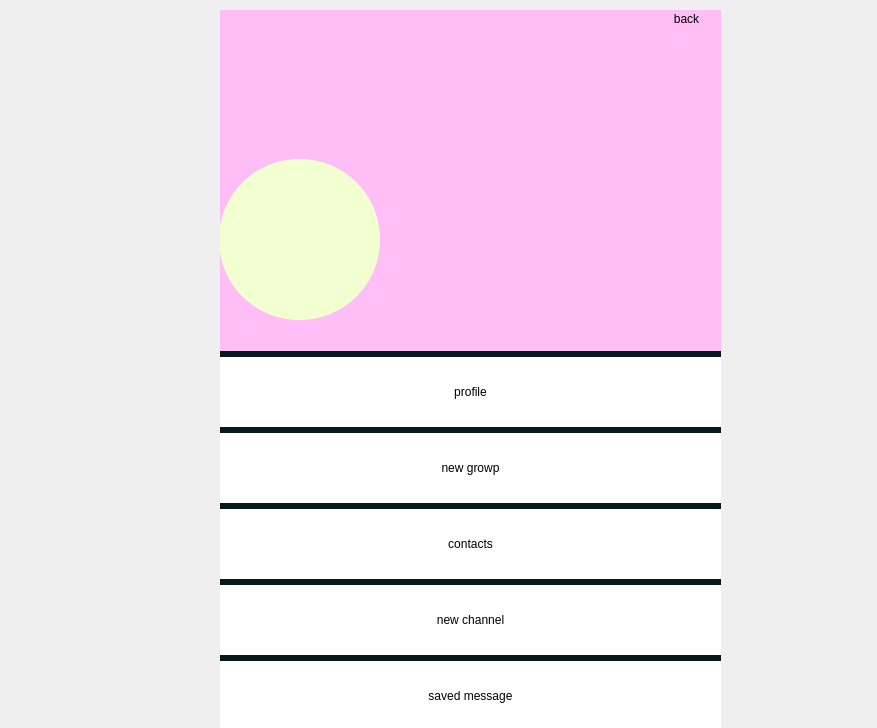
<?xml version="1.0" encoding="UTF-8"?>
<ui version="4.0">
 <class>setting</class>
 <widget class="QDialog" name="setting">
  <property name="geometry">
   <rect>
    <x>0</x>
    <y>0</y>
    <width>877</width>
    <height>728</height>
   </rect>
  </property>
  <property name="windowTitle">
   <string>Dialog</string>
  </property>
  <widget class="QWidget" name="widget" native="true">
   <property name="geometry">
    <rect>
     <x>220</x>
     <y>10</y>
     <width>501</width>
     <height>721</height>
    </rect>
   </property>
   <property name="styleSheet">
    <string notr="true">border:none;background-color: rgb(6, 25, 29);</string>
   </property>
   <layout class="QVBoxLayout" name="verticalLayout">
    <item>
     <widget class="QGroupBox" name="groupBox">
      <property name="styleSheet">
       <string notr="true">background-color: rgb(255, 190, 246);</string>
      </property>
      <property name="title">
       <string/>
      </property>
      <widget class="QWidget" name="gridLayoutWidget">
       <property name="geometry">
        <rect>
         <x>-1</x>
         <y>-1</y>
         <width>371</width>
         <height>311</height>
        </rect>
       </property>
       <layout class="QGridLayout" name="gridLayout">
        <item row="0" column="0">
         <spacer name="verticalSpacer_2">
          <property name="orientation">
           <enum>Qt::Vertical</enum>
          </property>
          <property name="sizeHint" stdset="0">
           <size>
            <width>20</width>
            <height>40</height>
           </size>
          </property>
         </spacer>
        </item>
        <item row="1" column="0">
         <widget class="QPushButton" name="pushButton">
          <property name="minimumSize">
           <size>
            <width>161</width>
            <height>161</height>
           </size>
          </property>
          <property name="styleSheet">
           <string notr="true">background-color: rgb(242, 255, 208);border-radius:80px</string>
          </property>
          <property name="text">
           <string/>
          </property>
         </widget>
        </item>
        <item row="1" column="1">
         <spacer name="horizontalSpacer">
          <property name="orientation">
           <enum>Qt::Horizontal</enum>
          </property>
          <property name="sizeHint" stdset="0">
           <size>
            <width>40</width>
            <height>20</height>
           </size>
          </property>
         </spacer>
        </item>
       </layout>
      </widget>
      <widget class="QWidget" name="gridLayoutWidget_2">
       <property name="geometry">
        <rect>
         <x>369</x>
         <y>-1</y>
         <width>111</width>
         <height>311</height>
        </rect>
       </property>
       <layout class="QGridLayout" name="gridLayout_2">
        <item row="1" column="1">
         <spacer name="verticalSpacer">
          <property name="orientation">
           <enum>Qt::Vertical</enum>
          </property>
          <property name="sizeHint" stdset="0">
           <size>
            <width>20</width>
            <height>40</height>
           </size>
          </property>
         </spacer>
        </item>
        <item row="0" column="1">
         <widget class="QPushButton" name="pushButton_7">
          <property name="text">
           <string>back</string>
          </property>
         </widget>
        </item>
        <item row="0" column="0">
         <spacer name="horizontalSpacer_2">
          <property name="orientation">
           <enum>Qt::Horizontal</enum>
          </property>
          <property name="sizeHint" stdset="0">
           <size>
            <width>40</width>
            <height>20</height>
           </size>
          </property>
         </spacer>
        </item>
       </layout>
      </widget>
     </widget>
    </item>
    <item>
     <widget class="QPushButton" name="pushButton_3">
      <property name="minimumSize">
       <size>
        <width>80</width>
        <height>70</height>
       </size>
      </property>
      <property name="layoutDirection">
       <enum>Qt::LeftToRight</enum>
      </property>
      <property name="styleSheet">
       <string notr="true">background-color: rgb(255, 255, 255);</string>
      </property>
      <property name="text">
       <string>profile</string>
      </property>
     </widget>
    </item>
    <item>
     <widget class="QPushButton" name="pushButton_2">
      <property name="minimumSize">
       <size>
        <width>0</width>
        <height>70</height>
       </size>
      </property>
      <property name="styleSheet">
       <string notr="true">background-color: rgb(255, 255, 255);</string>
      </property>
      <property name="text">
       <string>new growp</string>
      </property>
     </widget>
    </item>
    <item>
     <widget class="QPushButton" name="pushButton_4">
      <property name="minimumSize">
       <size>
        <width>0</width>
        <height>70</height>
       </size>
      </property>
      <property name="styleSheet">
       <string notr="true">background-color: rgb(255, 255, 255);</string>
      </property>
      <property name="text">
       <string>contacts</string>
      </property>
     </widget>
    </item>
    <item>
     <widget class="QPushButton" name="pushButton_5">
      <property name="minimumSize">
       <size>
        <width>0</width>
        <height>70</height>
       </size>
      </property>
      <property name="styleSheet">
       <string notr="true">background-color: rgb(255, 255, 255);</string>
      </property>
      <property name="text">
       <string>new channel</string>
      </property>
     </widget>
    </item>
    <item>
     <widget class="QPushButton" name="pushButton_6">
      <property name="minimumSize">
       <size>
        <width>0</width>
        <height>70</height>
       </size>
      </property>
      <property name="styleSheet">
       <string notr="true">background-color: rgb(255, 255, 255);</string>
      </property>
      <property name="text">
       <string>saved message</string>
      </property>
     </widget>
    </item>
   </layout>
  </widget>
 </widget>
 <resources/>
 <connections/>
</ui>
